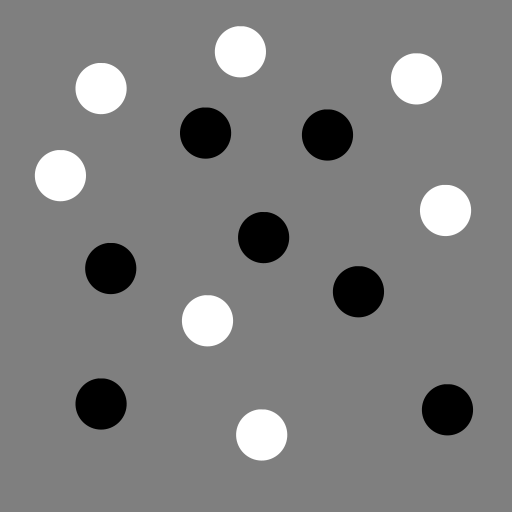
#> input picture Week2/test_blob_uniform.png, 512 x 512 px
$ python detectBlob.py
#> lines starting #> are read from the running program, lines starting #| are printed output that depends on the picture
import numpy as np
from scipy import linalg, interpolate, ndimage
import skimage.io
import matplotlib.pyplot as plt
import cv2
from skimage.feature import peak_local_max

def guassianKernel(sigma, breadth):
    s = breadth*sigma
    x = np.arange(-s,s+1)
    x = np.reshape(x,[1,len(x)])
    g = 1 / (sigma*np.sqrt(2*np.pi))*np.exp((-x**2/(2*sigma**2)))
    dg = -x / sigma**2 * g
    ddg = dg * (-x / sigma**2) + g * (-1 / sigma**2)
    return g, dg, ddg, x


g, dg, ddg, x = guassianKernel(19,5)
'''
plt.figure(1)
plt.plot(x[0,:],ddg[0,:])
'''
Im_test = np.float32(skimage.io.imread("test_blob_uniform.png"))
#> Im_test: shape (512, 512) float32; min 0, max 255, mean 127.1


Im_conv = ndimage.convolve(ndimage.convolve(Im_test,ddg),ddg.T)
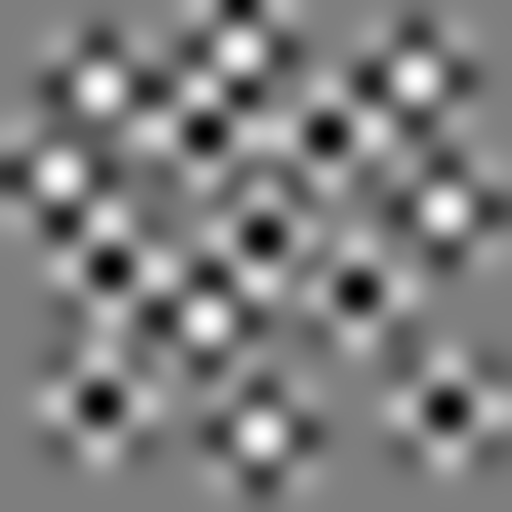
#> Im_conv: shape (512, 512) float32; min -0.000195, max 0.000197, mean 1.77e-13; drawn with min black and max white

'''
plt.figure(2)
plt.imshow(Im_test)
plt.figure(3)
plt.imshow(Im_conv)
'''

Im_lapx = ndimage.convolve(ndimage.convolve(Im_test,ddg),g.T)
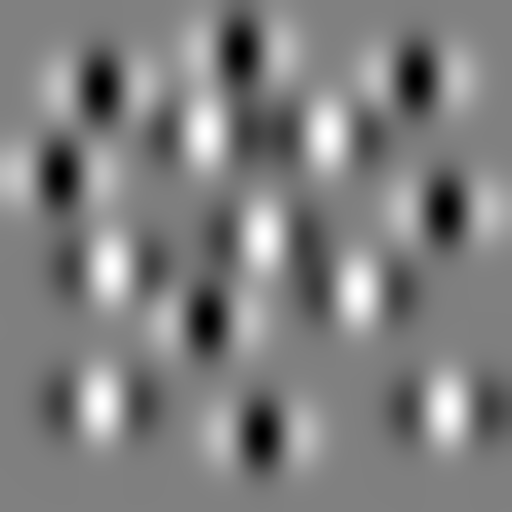
#> Im_lapx: shape (512, 512) float32; min -0.13, max 0.129, mean -4.6e-06; drawn with min black and max white
Im_lapy = ndimage.convolve(ndimage.convolve(Im_test,ddg.T),g)
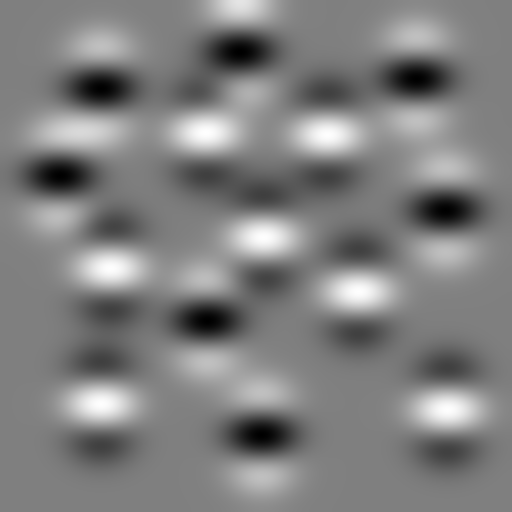
#> Im_lapy: shape (512, 512) float32; min -0.13, max 0.13, mean -4.6e-06; drawn with min black and max white
Im_lap = Im_lapx + Im_lapy
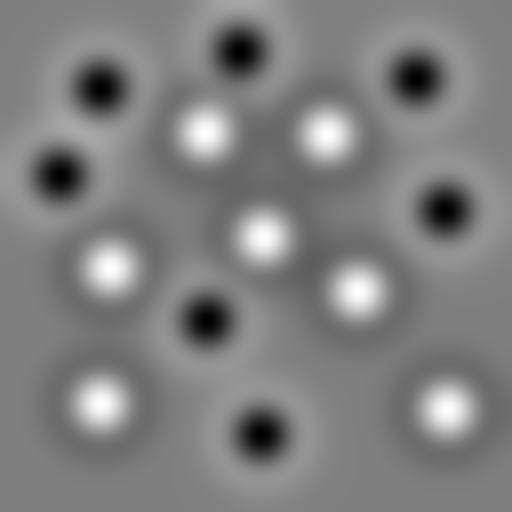
#> Im_lap: shape (512, 512) float32; min -0.261, max 0.259, mean -9.2e-06; drawn with min black and max white


plt.figure(4)
plt.imshow(Im_lap)


def detectBlobs(Im, sigma, breadth,threshold):
#> called with sigma = 19, breadth = 5, threshold = 50
    g, dg, ddg, x = guassianKernel(sigma,breadth)
    Im_lapx = ndimage.convolve(ndimage.convolve(Im,ddg),g.T)
    Im_lapy = ndimage.convolve(ndimage.convolve(Im,ddg.T),g)
    Im_lap = (Im_lapx + Im_lapy)*sigma**2
    local_max = peak_local_max(Im_lap,min_distance = 1,threshold_abs=threshold)
#> local_max = [[132, 205], [237, 263], [268, 110], [409, 447], [291, 358], [134, 327], [403, 101]]
    local_min = peak_local_max(-Im_lap,min_distance = 1,threshold_abs=threshold)
#> local_min = [[51, 240], [320, 207], [210, 445], [78, 416], [434, 261], [175, 60], [88, 101]]
    return Im_lap, local_max, local_min


Im22, local_max, local_min = detectBlobs(Im_test,19,5,50)

blobs = np.r_[local_max,local_min]
#> blobs = 14 rows, first 8: [132, 205], [237, 263], [268, 110], [409, 447], [291, 358], [134, 327], [403, 101], [51, 240]
plt.figure(5)
plt.imshow(Im_test)
ax = plt.gca()
print(blobs.shape)
#| (14, 2)
for i in range(blobs.shape[0]):
    print(blobs[i,:])
    circle = plt.Circle((blobs[i,1],blobs[i,0]),np.sqrt(2)*20,color='red',fill=False)
    ax.add_artist(circle)
#> this loop made 14 passes
#| [132 205]
#| [237 263]
#| [268 110]
#| [409 447]
#| [291 358]
#| [134 327]
#| [403 101]
#| [ 51 240]
#> (further printed lines are left out)


plt.show()
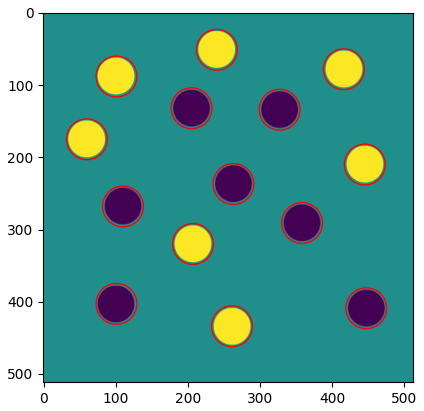
#> figure drawn by matplotlib, 1 panel
